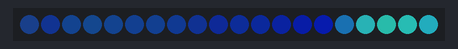
Recording of a sketch running on a simulated Arduino Uno, built with avr-gcc and run on an emulated ATmega328P. Parts: 20 RGB LEDs in strip order, left to right. Dim RGB values are drawn brighter than linear.

Above: at 3.18 s.
At 5.3 s:
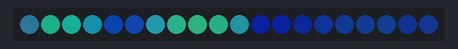
At 23.71 s:
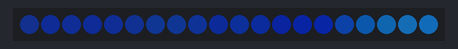
At 29.15 s:
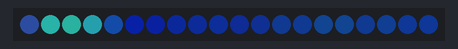
At 31.34 s:
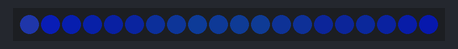
At 39.49 s:
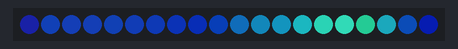

The sketch:

PacificaReading.ino
```cpp
//
//  "Pacifica"
//  Gentle, blue-green ocean waves.
//  December 2019, Mark Kriegsman and Mary Corey March.
//  For Dan.
//

#define FASTLED_ALLOW_INTERRUPTS 0
#include <FastLED.h>
FASTLED_USING_NAMESPACE

#define DATA_PIN            13
#define NUM_LEDS            20
#define MAX_POWER_MILLIAMPS 300
#define LED_TYPE            WS2812B
#define COLOR_ORDER         GRB
int factorFactor;

//////////////////////////////////////////////////////////////////////////

CRGB leds[NUM_LEDS];

void setup() {
  delay( 3000); // 3 second delay for boot recovery, and a moment of silence
  FastLED.addLeds<LED_TYPE,DATA_PIN,COLOR_ORDER>(leds, NUM_LEDS)
        .setCorrection( TypicalLEDStrip );
  FastLED.setMaxPowerInVoltsAndMilliamps( 5, MAX_POWER_MILLIAMPS);
}

void loop()
{
  if (Serial.available()){
    factorFactor = Serial.read();
  } else {
    factorFactor = 0;
  }
  EVERY_N_MILLISECONDS( 25) {
    pacifica_loop();
    FastLED.show();
  }
}

//////////////////////////////////////////////////////////////////////////
//
// The code for this animation is more complicated than other examples, and
// while it is "ready to run", and documented in general, it is probably not
// the best starting point for learning.  Nevertheless, it does illustrate some
// useful techniques.
//
//////////////////////////////////////////////////////////////////////////
//
// In this animation, there are four "layers" of waves of light.
//
// Each layer moves independently, and each is scaled separately.
//
// All four wave layers are added together on top of each other, and then
// another filter is applied that adds "whitecaps" of brightness where the
// waves line up with each other more.  Finally, another pass is taken
// over the led array to 'deepen' (dim) the blues and greens.
//
// The speed and scale and motion each layer varies slowly within independent
// hand-chosen ranges, which is why the code has a lot of low-speed 'beatsin8' functions
// with a lot of oddly specific numeric ranges.
//
// These three custom blue-green color palettes were inspired by the colors found in
// the waters off the southern coast of California, https://goo.gl/maps/QQgd97jjHesHZVxQ7
//
CRGBPalette16 pacifica_palette_1 =
    { 0x000507, 0x000409, 0x00030B, 0x00030D, 0x000210, 0x000212, 0x000114, 0x000117,
      0x000019, 0x00001C, 0x000026, 0x000031, 0x00003B, 0x000046, 0x14554B, 0x28AA50 };
CRGBPalette16 pacifica_palette_2 =
    { 0x000507, 0x000409, 0x00030B, 0x00030D, 0x000210, 0x000212, 0x000114, 0x000117,
      0x000019, 0x00001C, 0x000026, 0x000031, 0x00003B, 0x000046, 0x0C5F52, 0x19BE5F };
CRGBPalette16 pacifica_palette_3 =
    { 0x000208, 0x00030E, 0x000514, 0x00061A, 0x000820, 0x000927, 0x000B2D, 0x000C33,
      0x000E39, 0x001040, 0x001450, 0x001860, 0x001C70, 0x002080, 0x1040BF, 0x2060FF };


void pacifica_loop()
{
  // Increment the four "color index start" counters, one for each wave layer.
  // Each is incremented at a different speed, and the speeds vary over time.
  int i = 0;
  static uint16_t sCIStart1, sCIStart2, sCIStart3, sCIStart4;
  static uint32_t sLastms = 0;
  uint32_t ms = GET_MILLIS();
  uint32_t deltams = ms - sLastms;
  sLastms = ms;
  uint16_t speedfactor1 = beatsin16(3, factorFactor, 256);
  uint16_t speedfactor2 = beatsin16(4, factorFactor, 256);
  uint32_t deltams1 = (deltams * speedfactor1) / 256;
  uint32_t deltams2 = (deltams * speedfactor2) / 256;
  uint32_t deltams21 = (deltams1 + deltams2) / 2;
  sCIStart1 += (deltams1 * beatsin88(1011,10,13));
  sCIStart2 -= (deltams21 * beatsin88(777,8,11));
  sCIStart3 -= (deltams1 * beatsin88(501,5,7));
  sCIStart4 -= (deltams2 * beatsin88(257,4,6));

  // Clear out the LED array to a dim background blue-green
  fill_solid( leds, NUM_LEDS, CRGB( 2, 6, 10));

  // Render each of four layers, with different scales and speeds, that vary over time
  pacifica_one_layer( pacifica_palette_1, sCIStart1, beatsin16( 3, 11 * 256, 14 * 256), beatsin8( 10, 70, 130), 0-beat16( 301) );
  pacifica_one_layer( pacifica_palette_2, sCIStart2, beatsin16( 4,  6 * 256,  9 * 256), beatsin8( 17, 40,  80), beat16( 401) );
  pacifica_one_layer( pacifica_palette_3, sCIStart3, 6 * 256, beatsin8( 9, 10,38), 0-beat16(503));
  pacifica_one_layer( pacifica_palette_3, sCIStart4, 5 * 256, beatsin8( 8, 10,28), beat16(601));

  // Add brighter 'whitecaps' where the waves lines up more
  pacifica_add_whitecaps();

  // Deepen the blues and greens a bit
  leds[i].blue = scale8( leds[i].blue, factorFactor - 100);
  leds[i].green= scale8( leds[i].green, factorFactor + 100);
  leds[i] |= CRGB( 2, 5, 7);
  i++;
}

// Add one layer of waves into the led array
void pacifica_one_layer( CRGBPalette16& p, uint16_t cistart, uint16_t wavescale, uint8_t bri, uint16_t ioff)
{
  uint16_t ci = cistart;
  uint16_t waveangle = ioff;
  uint16_t wavescale_half = (wavescale / 2) + 20;
  for( uint16_t i = 0; i < NUM_LEDS; i++) {
    waveangle += 250;
    uint16_t s16 = sin16( waveangle ) + 32768;
    uint16_t cs = scale16( s16 , wavescale_half ) + wavescale_half;
    ci += cs;
    uint16_t sindex16 = sin16( ci) + 32768;
    uint8_t sindex8 = scale16( sindex16, 240);
    CRGB c = ColorFromPalette( p, sindex8, bri, LINEARBLEND);
    leds[i] += c;
  }
}

// Add extra 'white' to areas where the four layers of light have lined up brightly
void pacifica_add_whitecaps()
{
  uint8_t basethreshold = beatsin8( 9, 55, 65);
  uint8_t wave = beat8( 7 );

  for( uint16_t i = 0; i < NUM_LEDS; i++) {
    uint8_t threshold = scale8( sin8( wave), 20) + basethreshold;
    wave += 7;
    uint8_t l = leds[i].getAverageLight();
    if( l > threshold) {
      uint8_t overage = l - threshold;
      uint8_t overage2 = qadd8( overage, overage);
      leds[i] += CRGB( overage, overage2, qadd8( overage2, overage2));
    }
  }
}

// Deepen the blues and greens
//void pacifica_deepen_colors()
//{
//  for( uint16_t i = 0; i < NUM_LEDS; i++) {
//    leds[i].blue = scale8( leds[i].blue, 145);
//    leds[i].green= scale8( leds[i].green, 200);
//    leds[i] |= CRGB( 2, 5, 7);
//  }
//}
```
